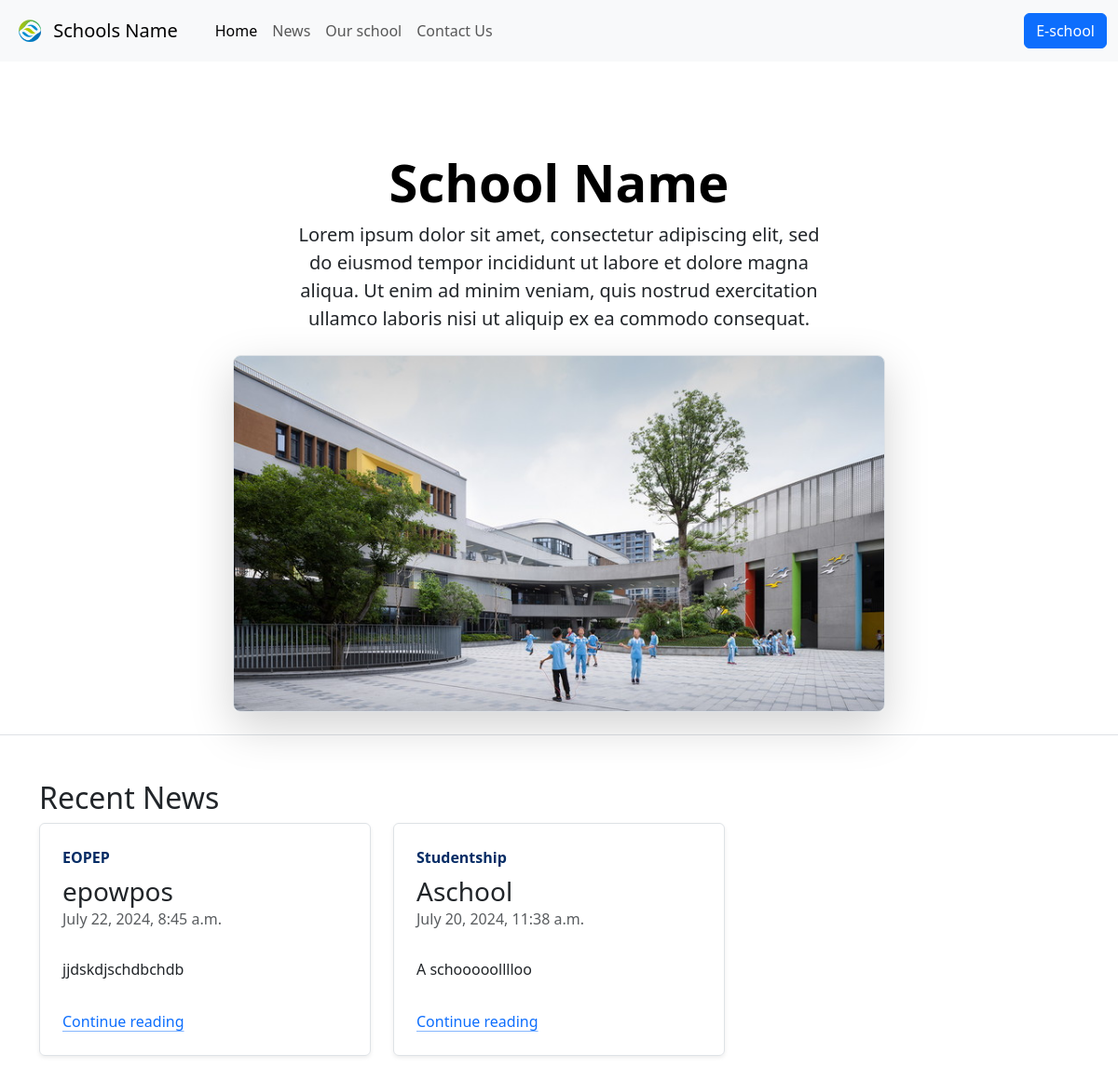
The page / on the database its author committed.
### news/models.py (models this page shows, shortened)
class Post(models.Model):
  class Categories(models.TextChoices):
    STUDENTSHIP = 'Studentship', 'Studentship'
    EOPEP = 'EOPEP', 'Eopep Examinations'
    EXAMINATIONS = 'EXAMS', 'Examinations'
  class Status(models.TextChoices):
    DRAFT = 'Draft', 'Draft'
    PUBLISHED = 'Published', 'Published'
  title = models.CharField(max_length=255)
  category = models.CharField(max_length=15,
                              choices=Categories.choices,
                              default=Categories.STUDENTSHIP)
  slug = models.SlugField(max_length=255, unique_for_date='published')
  author = models.ForeignKey(SchoolUser,
                            on_delete=models.CASCADE,
                            related_name='news')
  body = CKEditor5Field(config_name='extends')
  published = models.DateTimeField(default=timezone.now)
  created = models.DateTimeField(auto_now_add=True)
  updated = models.DateTimeField(auto_now=True)
  status = models.CharField(max_length=10,
                            choices=Status.choices,
                            default=Status.DRAFT)
  class Meta:
    ordering = ['-published']
    indexes = [
          models.Index(fields=['-published']),
        ]
  def get_absolute_url(self):
    return reverse('core:Post_Details', args=[self.published.year,
                                              self.published.month,
                                              self.published.day,
                                              self.slug])

### core/views.py (the view)
# urls.py: path('', views.Home, name='Home'),
def Home(request):
  latest_posts = Post.objects.filter(status=Post.Status.PUBLISHED)[:3]
  return render(request, 'index.html', {'latest_posts': latest_posts})

### core/templates/index.html (shortened to what this page needs)
{% extends 'base.html' %}
{% load static %}
{% block content %}
<div class="px-4 pt-5 my-5 text-center border-bottom">
  <h1 class="display-4 fw-bold text-body-emphasis">School Name</h1>
  <div class="col-lg-6 mx-auto">
    <p class="lead mb-4">
      Lorem ipsum dolor sit amet, consectetur adipiscing elit,
      sed do eiusmod tempor incididunt ut labore et
      dolore magna aliqua. Ut enim ad minim veniam,
      quis nostrud exercitation ullamco laboris nisi ut aliquip ex ea commodo consequat.
    </p>
  </div>
  <div style="max-height: 60vh;">
    <div class="container px-5">
      <img src="{% static 'images/school.jpg' %}" class="img-fluid border rounded-3 shadow-lg mb-4" alt="Example image" width="700" height="500" loading="lazy">
    </div>
  </div>
</div>
<div class="container">
  <h2>Recent News</h2>
  <div class="row mb-2">
    {% for post in latest_posts %}
    <div class="col-md-4" style="height: 300px;">
      <div class="row g-0 border rounded overflow-hidden flex-md-row mb-4 shadow-sm h-md-250 position-relative" style="height: 250px;">
        <div class="col p-4 d-flex flex-column position-static">
          <strong class="d-inline-block mb-2 text-primary-emphasis">{{post.category}}</strong>
          <h3 class="mb-0">{{post.title}}</h3>
          <div class="mb-1 text-body-secondary">{{post.published}}</div>
          <p class="card-text mb-auto">{{post.body|safe}}</p>
          <a href="{{ post.get_absolute_url }}" class="icon-link gap-1 icon-link-hover stretched-link">
            Continue reading
          </a>
        </div>
      </div>
    </div>
    {% endfor %}
  </div>
</div>
{% endblock %}

### rows shown on the page
Post: category "EOPEP", title "epowpos", published "July 22, 2024, 8:45 a.m.", body "jjdskdjschdbchdb"
Post: category "Studentship", title "Aschool", published "July 20, 2024, 11:38 a.m.", body "A schooooolllloo"
